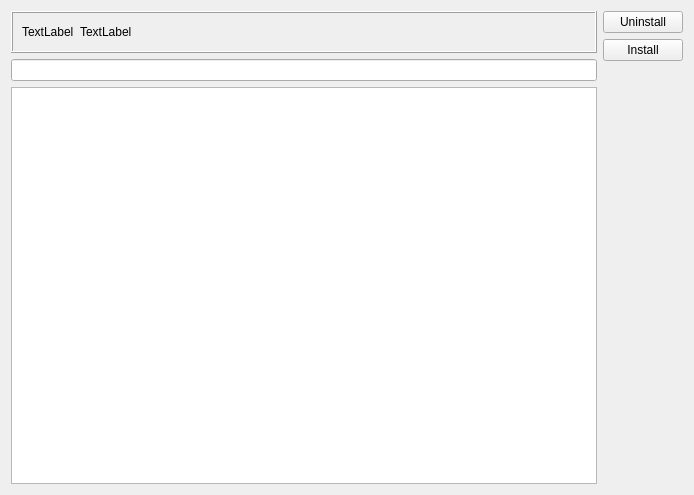
<?xml version="1.0" encoding="UTF-8"?>
<ui version="4.0">
 <class>PackageManager</class>
 <widget class="QWidget" name="PackageManager">
  <property name="geometry">
   <rect>
    <x>0</x>
    <y>0</y>
    <width>694</width>
    <height>495</height>
   </rect>
  </property>
  <property name="windowTitle">
   <string>Packages</string>
  </property>
  <layout class="QHBoxLayout" name="horizontalLayout_2">
   <item>
    <layout class="QVBoxLayout" name="verticalLayout_2">
     <item>
      <widget class="QFrame" name="messageFrame">
       <property name="frameShape">
        <enum>QFrame::Box</enum>
       </property>
       <property name="frameShadow">
        <enum>QFrame::Raised</enum>
       </property>
       <layout class="QHBoxLayout" name="horizontalLayout">
        <item>
         <widget class="QLabel" name="messageIconLabel">
          <property name="text">
           <string>TextLabel</string>
          </property>
         </widget>
        </item>
        <item>
         <widget class="QLabel" name="messageTextLabel">
          <property name="text">
           <string>TextLabel</string>
          </property>
         </widget>
        </item>
        <item>
         <spacer name="messageSpacer">
          <property name="orientation">
           <enum>Qt::Horizontal</enum>
          </property>
          <property name="sizeHint" stdset="0">
           <size>
            <width>456</width>
            <height>20</height>
           </size>
          </property>
         </spacer>
        </item>
       </layout>
      </widget>
     </item>
     <item>
      <widget class="QLineEdit" name="searchBar"/>
     </item>
     <item>
      <widget class="QTableWidget" name="installedPackagesView"/>
     </item>
    </layout>
   </item>
   <item>
    <layout class="QVBoxLayout" name="verticalLayout">
     <item>
      <widget class="QPushButton" name="uninstallBtn">
       <property name="text">
        <string>Uninstall</string>
       </property>
      </widget>
     </item>
     <item>
      <widget class="QPushButton" name="installBtn">
       <property name="text">
        <string>Install</string>
       </property>
      </widget>
     </item>
     <item>
      <spacer name="verticalSpacer">
       <property name="orientation">
        <enum>Qt::Vertical</enum>
       </property>
       <property name="sizeHint" stdset="0">
        <size>
         <width>20</width>
         <height>40</height>
        </size>
       </property>
      </spacer>
     </item>
    </layout>
   </item>
  </layout>
 </widget>
 <resources/>
 <connections/>
</ui>
